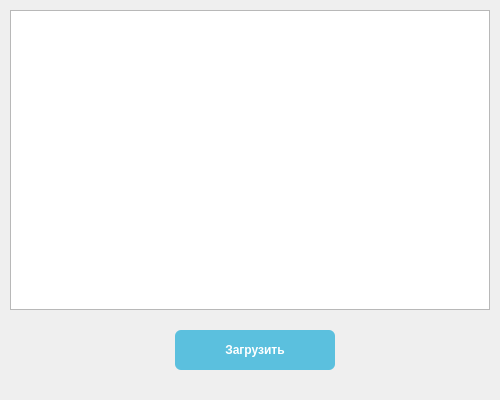
<?xml version="1.0" encoding="UTF-8"?>
<ui version="4.0">
 <class>MainWindow</class>
 <widget class="QMainWindow" name="MainWindow">
  <property name="geometry">
   <rect>
    <x>0</x>
    <y>0</y>
    <width>500</width>
    <height>400</height>
   </rect>
  </property>
  <property name="windowTitle">
   <string>NPC Карточки</string>
  </property>
  <widget class="QWidget" name="centralwidget">
   <widget class="QListWidget" name="listWidget">
    <property name="geometry">
     <rect>
      <x>10</x>
      <y>10</y>
      <width>480</width>
      <height>300</height>
     </rect>
    </property>
   </widget>
   <widget class="QPushButton" name="loadButton">
    <property name="geometry">
     <rect>
      <x>175</x>
      <y>330</y>
      <width>160</width>
      <height>40</height>
     </rect>
    </property>
    <property name="styleSheet">
     <string notr="true">background-color: #5bc0de; color: white; border: none; border-radius: 6px; font-weight: bold;</string>
    </property>
    <property name="text">
     <string>Загрузить</string>
    </property>
   </widget>
  </widget>
 </widget>
 <resources/>
 <connections/>
</ui>
